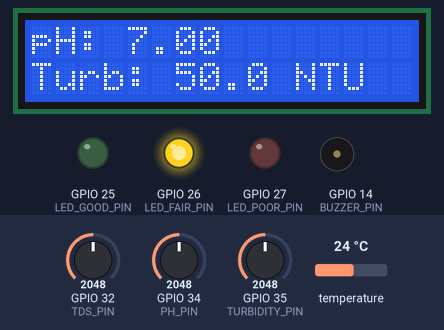
A sketch run on a simulated ESP32. On the bench: 16×2 character LCD, output pins drawn as LEDs (lit = HIGH), buzzer (waves = sounding, pin HIGH). The inputs (shaded band) are chosen by the test bench; at power-on: temperature 24 °C, GPIO 34 (PH_PIN) = 2048, GPIO 32 (TDS_PIN) = 2048, GPIO 35 (TURBIDITY_PIN) = 2048. WiFi joins after 1.5 s; servers stay silent unless stated; uploads are accepted with an empty reply; what the sketch prints to the serial monitor is not drawn.

Above: at 7.9 s.
8.0 s: temperature set to 15.5 °C
At 13.0 s:
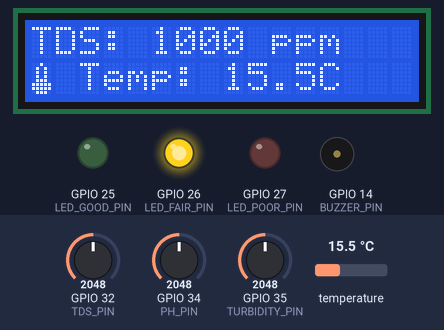
18.2 s: temperature set to 14.2 °C
At 22.96 s:
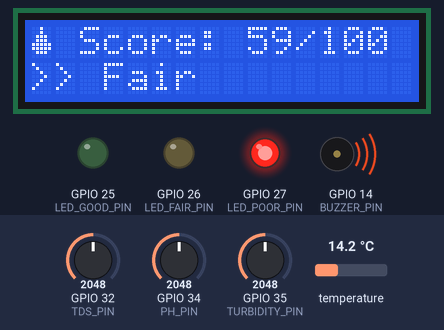
28.4 s: GPIO 34 (PH_PIN) set to 2866
At 34.6 s:
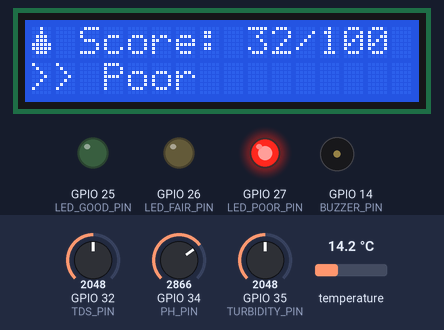
38.6 s: GPIO 32 (TDS_PIN) set to 2866
At 43.5 s:
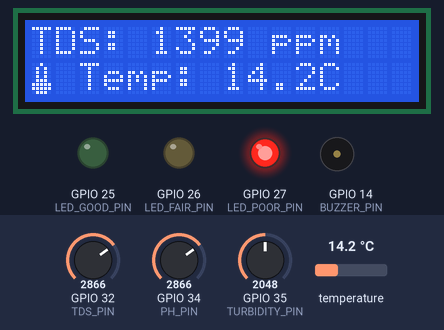
48.8 s: GPIO 35 (TURBIDITY_PIN) set to 2866
At 53.4 s:
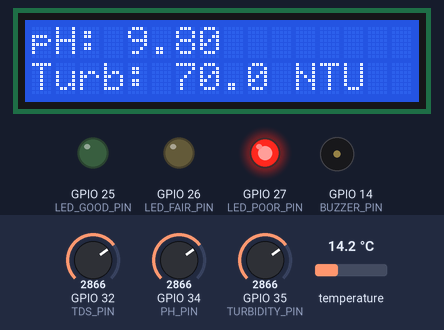
58.9 s: GPIO 34 (PH_PIN) set to 3972
At 68.4 s:
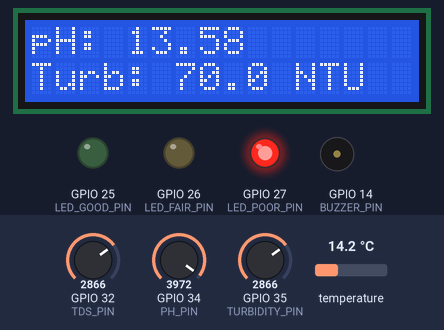
Timing chart, 0 to 69.9 s (numbered marks = the images above; inputs shaded):
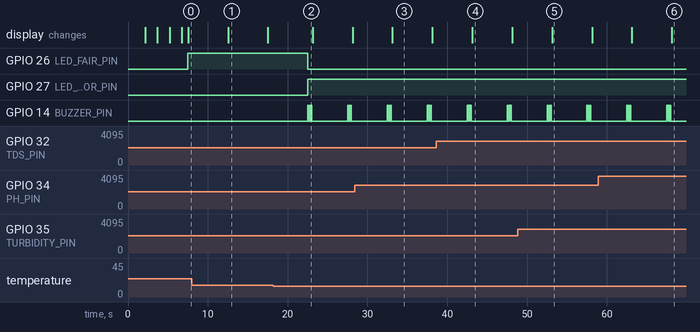

The sketch:

sketch.ino
```cpp
/*
 * =============================================================
 *  AquaGuardian — ESP32 Water Quality Monitoring Firmware
 *  Wokwi Simulation Sketch
 * =============================================================
 *
 *  Sensors (simulated via potentiometers + DS18B20):
 *    • pH Sensor         → GPIO 34 (ADC, pot-ph)
 *    • Turbidity Sensor   → GPIO 35 (ADC, pot-turbidity)
 *    • TDS Sensor         → GPIO 32 (ADC, pot-tds)
 *    • Temperature Sensor → GPIO 4  (OneWire, DS18B20)
 *
 *  Outputs:
 *    • LCD 1602 I2C       → SDA=21, SCL=22
 *    • Green LED (Good)   → GPIO 25
 *    • Yellow LED (Fair)  → GPIO 26
 *    • Red LED (Poor)     → GPIO 27
 *    • Buzzer (Alert)     → GPIO 14
 *
 *  The firmware reads sensors every 5 seconds, calculates the
 *  Water Health Score (matching the backend algorithm), displays
 *  results on the LCD, drives status LEDs, triggers the buzzer
 *  on unsafe readings, and POSTs data to the backend API via
 *  WiFi (simulated in Wokwi).
 * =============================================================
 */

#include <WiFi.h>
#include <HTTPClient.h>
#include <Wire.h>
#include <LiquidCrystal_I2C.h>
#include <OneWire.h>
#include <DallasTemperature.h>
#include <ArduinoJson.h>

// ───────────────────────── Pin Definitions ─────────────────────────
#define PH_PIN          34
#define TURBIDITY_PIN   35
#define TDS_PIN         32
#define TEMP_PIN        4

#define LED_GOOD_PIN    25
#define LED_FAIR_PIN    26
#define LED_POOR_PIN    27
#define BUZZER_PIN      14

// ───────────────────────── Configuration ───────────────────────────
// WiFi credentials (Wokwi provides a simulated WiFi network)
const char* WIFI_SSID     = "Wokwi-GUEST";
const char* WIFI_PASSWORD = "";

// Backend API endpoint — change to your actual server address
const char* API_ENDPOINT = "http://YOUR_SERVER_IP:8000/api/v1/sensor-readings/";

// Device identity
const char* DEVICE_ID = "AQ-ESP32-001";

// Reading interval in milliseconds
const unsigned long READING_INTERVAL = 5000;

// ───────────────────────── Sensor Instances ────────────────────────
OneWire           oneWire(TEMP_PIN);
DallasTemperature tempSensor(&oneWire);

// ───────────────────────── Display ─────────────────────────────────
LiquidCrystal_I2C lcd(0x27, 16, 2);

// ───────────────────────── Custom LCD Characters ───────────────────
byte dropletChar[8] = {
  0b00100,
  0b00100,
  0b01110,
  0b01110,
  0b11111,
  0b11111,
  0b01110,
  0b00000
};

byte thermChar[8] = {
  0b00100,
  0b01010,
  0b01010,
  0b01010,
  0b01110,
  0b11111,
  0b11111,
  0b01110
};

// ───────────────────────── Timing ──────────────────────────────────
unsigned long lastReadingTime = 0;
int displayPage = 0;  // Cycles through display pages

// ───────────────────────── Forward Declarations ────────────────────
float readPH();
float readTurbidity();
int   readTDS();
float readTemperature();
int   calculateHealthScore(float ph, float turbidity, float temperature, int tds);
const char* getWaterStatus(int score);
void  updateLEDs(int score);
void  triggerBuzzer(int score);
void  displayOnLCD(float ph, float turbidity, float temperature, int tds, int score, const char* status);
void  postToBackend(float ph, float turbidity, float temperature, int tds);
void  connectWiFi();

// ═══════════════════════════════════════════════════════════════════
//  SETUP
// ═══════════════════════════════════════════════════════════════════
void setup() {
  Serial.begin(115200);
  Serial.println();
  Serial.println("╔═══════════════════════════════════════╗");
  Serial.println("║      AquaGuardian  v1.0.0             ║");
  Serial.println("║   Water Quality Monitoring System     ║");
  Serial.println("╚═══════════════════════════════════════╝");
  Serial.println();

  // Initialize pins
  pinMode(LED_GOOD_PIN, OUTPUT);
  pinMode(LED_FAIR_PIN, OUTPUT);
  pinMode(LED_POOR_PIN, OUTPUT);
  pinMode(BUZZER_PIN,   OUTPUT);

  // Turn off all LEDs and buzzer
  digitalWrite(LED_GOOD_PIN, LOW);
  digitalWrite(LED_FAIR_PIN, LOW);
  digitalWrite(LED_POOR_PIN, LOW);
  digitalWrite(BUZZER_PIN,   LOW);

  // Initialize temperature sensor
  tempSensor.begin();

  // Initialize LCD
  lcd.init();
  lcd.backlight();
  lcd.createChar(0, dropletChar);
  lcd.createChar(1, thermChar);

  // Boot animation
  lcd.setCursor(0, 0);
  lcd.write(0);  // droplet
  lcd.print(" AquaGuardian");
  lcd.setCursor(0, 1);
  lcd.print("  Starting...");
  delay(2000);

  // Connect to WiFi
  connectWiFi();

  lcd.clear();
  lcd.setCursor(0, 0);
  lcd.print("System Ready!");
  lcd.setCursor(0, 1);
  lcd.print("Monitoring...");
  delay(1500);
  lcd.clear();
}

// ═══════════════════════════════════════════════════════════════════
//  MAIN LOOP
// ═══════════════════════════════════════════════════════════════════
void loop() {
  unsigned long currentTime = millis();

  if (currentTime - lastReadingTime >= READING_INTERVAL) {
    lastReadingTime = currentTime;

    // ── Read all sensors ──
    float ph          = readPH();
    float turbidity   = readTurbidity();
    int   tds         = readTDS();
    float temperature = readTemperature();

    // ── Calculate health score (mirrors backend algorithm) ──
    int score = calculateHealthScore(ph, turbidity, temperature, tds);
    const char* status = getWaterStatus(score);

    // ── Serial output ──
    Serial.println("────────────────────────────────────────");
    Serial.printf("  pH:          %.2f\n", ph);
    Serial.printf("  Turbidity:   %.1f NTU\n", turbidity);
    Serial.printf("  TDS:         %d ppm\n", tds);
    Serial.printf("  Temperature: %.1f °C\n", temperature);
    Serial.printf("  Health Score: %d / 100\n", score);
    Serial.printf("  Status:       %s\n", status);
    Serial.println("────────────────────────────────────────");

    // ── Update outputs ──
    updateLEDs(score);
    triggerBuzzer(score);
    displayOnLCD(ph, turbidity, temperature, tds, score, status);

    // ── Post to backend API ──
    postToBackend(ph, turbidity, temperature, tds);
  }
}

// ═══════════════════════════════════════════════════════════════════
//  SENSOR READING FUNCTIONS
// ═══════════════════════════════════════════════════════════════════

/**
 * Read pH sensor (potentiometer on GPIO 34).
 * Maps 0–4095 ADC value to 0.00–14.00 pH range.
 */
float readPH() {
  int rawValue = analogRead(PH_PIN);
  float ph = (rawValue / 4095.0) * 14.0;
  return ph;
}

/**
 * Read turbidity sensor (potentiometer on GPIO 35).
 * Maps 0–4095 ADC value to 0–100 NTU range.
 */
float readTurbidity() {
  int rawValue = analogRead(TURBIDITY_PIN);
  float turbidity = (rawValue / 4095.0) * 100.0;
  return turbidity;
}

/**
 * Read TDS sensor (potentiometer on GPIO 32).
 * Maps 0–4095 ADC value to 0–2000 ppm range.
 */
int readTDS() {
  int rawValue = analogRead(TDS_PIN);
  int tds = (int)((rawValue / 4095.0) * 2000.0);
  return tds;
}

/**
 * Read temperature from DS18B20 sensor on GPIO 4.
 * Returns value in degrees Celsius.
 */
float readTemperature() {
  tempSensor.requestTemperatures();
  float tempC = tempSensor.getTempCByIndex(0);
  // If sensor returns -127, it's a read error; default to 25°C
  if (tempC == -127.0) {
    tempC = 25.0;
  }
  return tempC;
}

// ═══════════════════════════════════════════════════════════════════
//  HEALTH SCORE — mirrors backend calculate_health_score()
// ═══════════════════════════════════════════════════════════════════

/**
 * Calculates the Water Health Score (0–100) using the EXACT same
 * algorithm as the backend's health_score.py service.
 *
 * Scoring breakdown (25 points per parameter):
 *   pH:          6.5–8.5 → 25 | 6.0–6.5 or 8.5–9.0 → 18 | else → 8
 *   Turbidity:   ≤5 → 25  | ≤10 → 18  | else → 8
 *   Temperature: 20–30 → 25 | 15–35 → 18 | else → 8
 *   TDS:         ≤300 → 25 | ≤500 → 18 | else → 8
 */
int calculateHealthScore(float ph, float turbidity, float temperature, int tds) {
  int score = 0;

  // pH Score
  if (ph >= 6.5 && ph <= 8.5) {
    score += 25;
  } else if ((ph >= 6.0 && ph < 6.5) || (ph > 8.5 && ph <= 9.0)) {
    score += 18;
  } else {
    score += 8;
  }

  // Turbidity Score
  if (turbidity <= 5.0) {
    score += 25;
  } else if (turbidity <= 10.0) {
    score += 18;
  } else {
    score += 8;
  }

  // Temperature Score
  if (temperature >= 20.0 && temperature <= 30.0) {
    score += 25;
  } else if (temperature >= 15.0 && temperature <= 35.0) {
    score += 18;
  } else {
    score += 8;
  }

  // TDS Score
  if (tds <= 300) {
    score += 25;
  } else if (tds <= 500) {
    score += 18;
  } else {
    score += 8;
  }

  return score;
}

/**
 * Returns a human-readable water status string based on the
 * health score — identical to the backend's classification.
 */
const char* getWaterStatus(int score) {
  if (score >= 90) return "Excellent";
  if (score >= 75) return "Good";
  if (score >= 50) return "Fair";
  if (score >= 25) return "Poor";
  return "Unsafe";
}

// ═══════════════════════════════════════════════════════════════════
//  OUTPUT FUNCTIONS
// ═══════════════════════════════════════════════════════════════════

/**
 * Drives the three status LEDs based on water health score.
 *   • Green  (≥75) — Good/Excellent
 *   • Yellow (50–74) — Fair
 *   • Red    (<50) — Poor/Unsafe
 */
void updateLEDs(int score) {
  digitalWrite(LED_GOOD_PIN, LOW);
  digitalWrite(LED_FAIR_PIN, LOW);
  digitalWrite(LED_POOR_PIN, LOW);

  if (score >= 75) {
    digitalWrite(LED_GOOD_PIN, HIGH);
  } else if (score >= 50) {
    digitalWrite(LED_FAIR_PIN, HIGH);
  } else {
    digitalWrite(LED_POOR_PIN, HIGH);
  }
}

/**
 * Triggers the buzzer with short beeps when water quality is
 * Poor or Unsafe (health score < 50).
 */
void triggerBuzzer(int score) {
  if (score < 50) {
    // Three short alert beeps
    for (int i = 0; i < 3; i++) {
      digitalWrite(BUZZER_PIN, HIGH);
      delay(100);
      digitalWrite(BUZZER_PIN, LOW);
      delay(100);
    }
  } else {
    digitalWrite(BUZZER_PIN, LOW);
  }
}

/**
 * Cycles the LCD display through multiple pages to show all
 * sensor data and the computed health score.
 *
 * Page 0: pH and Turbidity
 * Page 1: TDS and Temperature
 * Page 2: Health Score and Status
 */
void displayOnLCD(float ph, float turbidity, float temperature, int tds, int score, const char* status) {
  lcd.clear();

  switch (displayPage) {
    case 0:
      lcd.setCursor(0, 0);
      lcd.print("pH: ");
      lcd.print(ph, 2);
      lcd.setCursor(0, 1);
      lcd.print("Turb: ");
      lcd.print(turbidity, 1);
      lcd.print(" NTU");
      break;

    case 1:
      lcd.setCursor(0, 0);
      lcd.print("TDS: ");
      lcd.print(tds);
      lcd.print(" ppm");
      lcd.setCursor(0, 1);
      lcd.write(1);  // thermometer char
      lcd.print(" Temp: ");
      lcd.print(temperature, 1);
      lcd.print("C");
      break;

    case 2:
      lcd.setCursor(0, 0);
      lcd.write(0);  // droplet char
      lcd.print(" Score: ");
      lcd.print(score);
      lcd.print("/100");
      lcd.setCursor(0, 1);
      lcd.print(">> ");
      lcd.print(status);
      break;
  }

  displayPage = (displayPage + 1) % 3;
}

// ═══════════════════════════════════════════════════════════════════
//  NETWORK FUNCTIONS
// ═══════════════════════════════════════════════════════════════════

/**
 * Connects to the WiFi network. In Wokwi, the "Wokwi-GUEST"
 * SSID provides simulated internet connectivity.
 */
void connectWiFi() {
  Serial.print("[WiFi] Connecting to ");
  Serial.print(WIFI_SSID);

  lcd.clear();
  lcd.setCursor(0, 0);
  lcd.print("WiFi Connect...");

  WiFi.begin(WIFI_SSID, WIFI_PASSWORD);

  int attempts = 0;
  while (WiFi.status() != WL_CONNECTED && attempts < 20) {
    delay(500);
    Serial.print(".");
    attempts++;
  }

  if (WiFi.status() == WL_CONNECTED) {
    Serial.println();
    Serial.print("[WiFi] Connected! IP: ");
    Serial.println(WiFi.localIP());

    lcd.setCursor(0, 1);
    lcd.print("Connected!");
  } else {
    Serial.println();
    Serial.println("[WiFi] Connection failed — running offline.");

    lcd.setCursor(0, 1);
    lcd.print("Offline Mode");
  }
  delay(1500);
}

/**
 * POSTs sensor readings to the AquaGuardian backend API as JSON.
 * Payload matches the SensorReadingCreate schema:
 *   { device_id, ph, turbidity, temperature, tds }
 */
void postToBackend(float ph, float turbidity, float temperature, int tds) {
  if (WiFi.status() != WL_CONNECTED) {
    Serial.println("[HTTP] WiFi not connected — skipping POST.");
    return;
  }

  HTTPClient http;
  http.begin(API_ENDPOINT);
  http.addHeader("Content-Type", "application/json");

  // Build JSON payload using ArduinoJson
  StaticJsonDocument<256> doc;
  doc["device_id"]   = DEVICE_ID;
  doc["ph"]          = serialized(String(ph, 2));
  doc["turbidity"]   = serialized(String(turbidity, 2));
  doc["temperature"] = serialized(String(temperature, 2));
  doc["tds"]         = tds;

  String jsonPayload;
  serializeJson(doc, jsonPayload);

  Serial.print("[HTTP] POST → ");
  Serial.println(API_ENDPOINT);
  Serial.print("[HTTP] Payload: ");
  Serial.println(jsonPayload);

  int httpCode = http.POST(jsonPayload);

  if (httpCode > 0) {
    Serial.printf("[HTTP] Response Code: %d\n", httpCode);
    if (httpCode == 200 || httpCode == 201) {
      String response = http.getString();
      Serial.print("[HTTP] Response: ");
      Serial.println(response);
    }
  } else {
    Serial.printf("[HTTP] POST failed: %s\n", http.errorToString(httpCode).c_str());
  }

  http.end();
}
```

Measured:
- the behaviour switches between 15 and 14.9 °C on temperature (found by bisection; images 1 and 2)
- after the input at 18.2 s, GPIO 26 (LED_FAIR_PIN): HIGH → LOW after 4.3 s; GPIO 27 (LED_POOR_PIN): LOW → HIGH after 4.3 s; GPIO 14 (BUZZER_PIN): LOW → HIGH after 4.3 s, → LOW 0.10 s later, → HIGH 0.10 s later, → LOW 0.10 s later, … (12 changes in this stretch)
- what the display in image 1 shows lasts 5.0 s, from 12.5 s to 17.5 s
